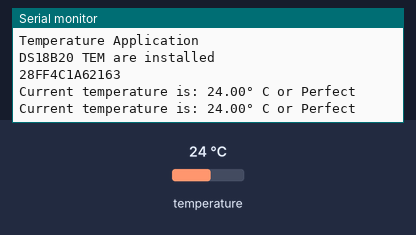
Simulated run of this program. Board: ESP8266 (Wemos D1 mini). Parts: the last lines printed to the serial monitor. The inputs (shaded band) are chosen by the test bench; at power-on: temperature 24 °C.

Above: at 7.3 s.
7.4 s: temperature set to 12 °C
At 13.3 s:
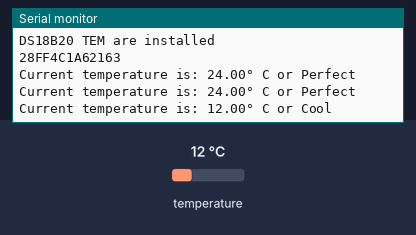
19.3 s: temperature set to 28 °C
At 24.3 s:
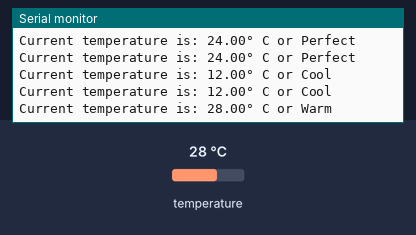
31.1 s: temperature set to 33 °C
At 36.5 s:
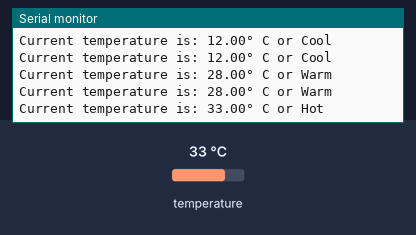
42.6 s: temperature set to 41 °C
At 47.5 s:
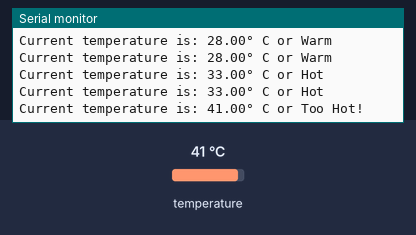
54.1 s: temperature set to 7 °C
At 59.7 s:
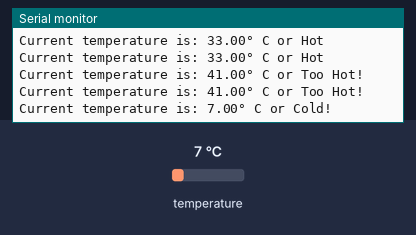

Measured:
- after the input at 7.4 s, the serial monitor: prints a new line after 4.9 s (image 1)
- after the input at 19.3 s, the serial monitor: prints a new line after 4.6 s (image 2)
- after the input at 31.1 s, the serial monitor: prints a new line after 4.3 s (image 3)
- after the input at 42.6 s, the serial monitor: prints a new line after 4.3 s (image 4)
- after the input at 54.1 s, the serial monitor: prints a new line after 4.3 s (image 5)

The program:

main.cpp
```cpp
// ******************************************************************
// My name is inderjeet singh , 000745250 , I certify that this is my work and has not been shared to any class fellow in any way.
// COMP-10184
// Mohawk College

// library for Arduino framework
#include <Arduino.h>
// 1-Wire sensor communication libary
#include <OneWire.h>
// DS18B20 sensor library
#include <DallasTemperature.h>

// Pin that the  DS18B20 is connected to
const int oneWireBus = D3;

// Setup a oneWire instance to communicate with any OneWire devices
OneWire oneWire(oneWireBus);

// Pass our oneWire reference to Dallas Temperature sensor
DallasTemperature DS18B20(&oneWire);
DeviceAddress thermometer;
void convertAddress(DeviceAddress DeviceAddress){
  char addressString[17];
  for(uint8_t i = 0; i < 8 ; i++){
    if(thermometer[i] < 16) sprintf(addressString + (i * 2 ), "0");
    sprintf(addressString  + (i * 2), "%X", thermometer[i]);
  }
  Serial.println(addressString);
}

void setup() {
  // configure the USB serial monitor
  Serial.begin(115200);

  // Start the DS18B20 sensor
  DS18B20.begin();


Serial.println("/n");
Serial.println("/n");
Serial.println("/n");
Serial.println("/n");

Serial.println("Temperature Application");


 if(!DS18B20.getAddress(thermometer, 0)){
    Serial.println("NO DS18B20 TEM are installed");
    while(1);
  }

  else{
    Serial.println("DS18B20 TEM are installed");
    DS18B20.getAddress(thermometer, 0);
    convertAddress(thermometer);
  }

}

void loop() {
  float fTemp;

  // ask DS18B20 for the current temperature
  DS18B20.requestTemperatures();

  // fetch the temperature.  We only have 1 sensor, so the index is 0.
  fTemp = DS18B20.getTempCByIndex(0);


  if(fTemp  < 10 )
  Serial.println("Current temperature is: " + String(fTemp) + "° C or Cold!");
  else if(fTemp  > 10 && fTemp  < 15)
    Serial.println("Current temperature is: " + String(fTemp) + "° C or Cool");
   else if(fTemp  > 15 && fTemp  < 25 )
    Serial.println("Current temperature is: " + String(fTemp) + "° C or Perfect");
 else if(fTemp  > 25 && fTemp  < 30)
    Serial.println("Current temperature is: " + String(fTemp) + "° C or Warm");
 else if(fTemp  > 30 && fTemp  < 35)
    Serial.println("Current temperature is: " + String(fTemp) + "° C or Hot");
 else if(fTemp  > 35 )
  Serial.println("Current temperature is: " + String(fTemp) + "° C or Too Hot!");


  /// delay fo 5 Sec
  delay(5000);
} 
```
